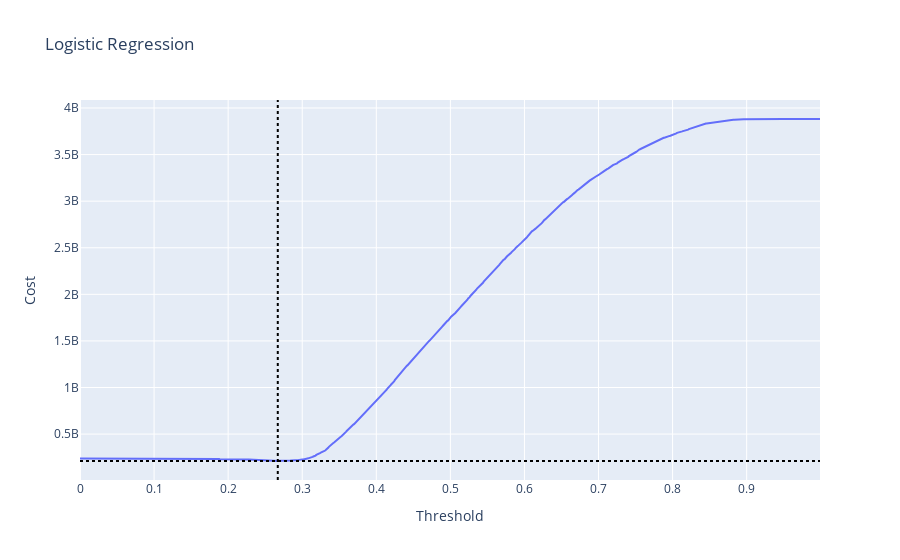

The notebook cell saved with this chart:
### Code cell
# Plot cost for all cutoffs
fig = go.Figure(data=go.Scatter(x=thresholds, y=costs))
fig.add_hline(y=np.min(costs), line_dash="dot", line_color="black")
fig.add_vline(x=thresholds[np.argmin(costs)], line_dash="dot", line_color="black")
fig.update_layout(
    title="Logistic Regression",
    xaxis_title="Threshold",
    yaxis_title="Cost"
)
fig.show()

### Figure 1 — Plotly figure (JSON) as saved in the notebook; plotly's stock layout.template omitted (floating-point values rounded to 4 significant figures; data arrays with more than 128 entries replaced by an {"elided": "..."} marker saying what was removed)
{"data": [{"type": "scatter", "x": {"elided": "1000 float values"}, "y": {"elided": "1000 float values"}}], "layout": {"shapes": [{"line": {"color": "black", "dash": "dot"}, "type": "line", "x0": 0, "x1": 1, "xref": "x domain", "y0": 211100000.0, "y1": 211100000.0, "yref": "y"}, {"line": {"color": "black", "dash": "dot"}, "type": "line", "x0": 0.267, "x1": 0.267, "xref": "x", "y0": 0, "y1": 1, "yref": "y domain"}], "title": {"text": "Logistic Regression"}, "xaxis": {"title": {"text": "Threshold"}}, "yaxis": {"title": {"text": "Cost"}}}}
